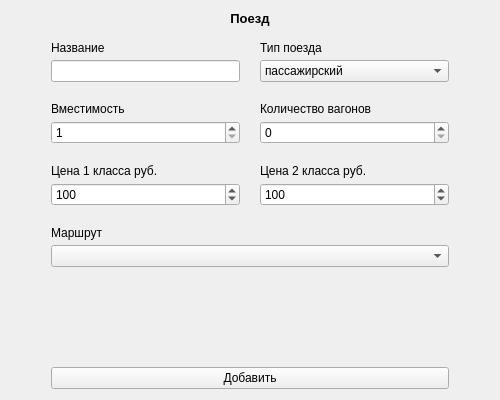
<?xml version="1.0" encoding="UTF-8"?>
<ui version="4.0">
 <class>AddTrainModal</class>
 <widget class="QWidget" name="AddTrainModal">
  <property name="geometry">
   <rect>
    <x>0</x>
    <y>0</y>
    <width>500</width>
    <height>400</height>
   </rect>
  </property>
  <property name="minimumSize">
   <size>
    <width>500</width>
    <height>400</height>
   </size>
  </property>
  <property name="maximumSize">
   <size>
    <width>500</width>
    <height>400</height>
   </size>
  </property>
  <property name="windowTitle">
   <string>Form</string>
  </property>
  <layout class="QVBoxLayout" name="verticalLayout">
   <property name="spacing">
    <number>15</number>
   </property>
   <item>
    <widget class="QLabel" name="label">
     <property name="styleSheet">
      <string notr="true">font-weight: 600; font-size: 10pt; color: black;</string>
     </property>
     <property name="text">
      <string>Поезд</string>
     </property>
     <property name="alignment">
      <set>Qt::AlignCenter</set>
     </property>
    </widget>
   </item>
   <item>
    <layout class="QHBoxLayout" name="horizontalLayout" stretch="0,2,0">
     <item>
      <spacer name="horizontalSpacer">
       <property name="orientation">
        <enum>Qt::Horizontal</enum>
       </property>
       <property name="sizeHint" stdset="0">
        <size>
         <width>40</width>
         <height>20</height>
        </size>
       </property>
      </spacer>
     </item>
     <item>
      <layout class="QVBoxLayout" name="formLayout">
       <property name="spacing">
        <number>20</number>
       </property>
       <item>
        <layout class="QGridLayout" name="gridLayout" columnstretch="1,1">
         <property name="sizeConstraint">
          <enum>QLayout::SetMinimumSize</enum>
         </property>
         <item row="3" column="1">
          <layout class="QVBoxLayout" name="inputGroup_11">
           <property name="spacing">
            <number>5</number>
           </property>
           <item>
            <widget class="QLabel" name="secondClassLabel">
             <property name="text">
              <string>Цена 2 класса руб.</string>
             </property>
            </widget>
           </item>
           <item>
            <widget class="QSpinBox" name="secondClassInput">
             <property name="minimum">
              <number>1</number>
             </property>
             <property name="maximum">
              <number>20000</number>
             </property>
             <property name="singleStep">
              <number>100</number>
             </property>
             <property name="value">
              <number>100</number>
             </property>
            </widget>
           </item>
          </layout>
         </item>
         <item row="2" column="1">
          <layout class="QVBoxLayout" name="inputGroup_9">
           <property name="spacing">
            <number>5</number>
           </property>
           <item>
            <widget class="QLabel" name="railcarAmountLabel">
             <property name="text">
              <string>Количество вагонов</string>
             </property>
            </widget>
           </item>
           <item>
            <widget class="QSpinBox" name="railcarAmountInput"/>
           </item>
          </layout>
         </item>
         <item row="2" column="0">
          <layout class="QVBoxLayout" name="inputGroup_8">
           <property name="spacing">
            <number>5</number>
           </property>
           <item>
            <widget class="QLabel" name="railcarCapLabel">
             <property name="text">
              <string>Вместимость</string>
             </property>
            </widget>
           </item>
           <item>
            <widget class="QSpinBox" name="railcarCapInput">
             <property name="minimum">
              <number>1</number>
             </property>
             <property name="maximum">
              <number>200</number>
             </property>
            </widget>
           </item>
          </layout>
         </item>
         <item row="0" column="0">
          <layout class="QVBoxLayout" name="inputGroup_6">
           <property name="spacing">
            <number>5</number>
           </property>
           <item>
            <widget class="QLabel" name="nameLabel">
             <property name="text">
              <string>Название</string>
             </property>
            </widget>
           </item>
           <item>
            <widget class="QLineEdit" name="nameInput">
             <property name="echoMode">
              <enum>QLineEdit::Normal</enum>
             </property>
            </widget>
           </item>
          </layout>
         </item>
         <item row="3" column="0">
          <layout class="QVBoxLayout" name="inputGroup_10">
           <property name="spacing">
            <number>5</number>
           </property>
           <item>
            <widget class="QLabel" name="firstClassLabel">
             <property name="text">
              <string>Цена 1 класса руб.</string>
             </property>
            </widget>
           </item>
           <item>
            <widget class="QSpinBox" name="firstClassInput">
             <property name="minimum">
              <number>1</number>
             </property>
             <property name="maximum">
              <number>20000</number>
             </property>
             <property name="singleStep">
              <number>100</number>
             </property>
             <property name="value">
              <number>100</number>
             </property>
            </widget>
           </item>
          </layout>
         </item>
         <item row="0" column="1">
          <layout class="QVBoxLayout" name="inputGroup_7">
           <property name="spacing">
            <number>5</number>
           </property>
           <item>
            <widget class="QLabel" name="trainTypeLabel">
             <property name="text">
              <string>Тип поезда</string>
             </property>
            </widget>
           </item>
           <item>
            <widget class="QComboBox" name="trainTypeComboBox">
             <item>
              <property name="text">
               <string>пассажирский</string>
              </property>
             </item>
             <item>
              <property name="text">
               <string>скорый-пассажирский</string>
              </property>
             </item>
             <item>
              <property name="text">
               <string>скоростной-пассажирский</string>
              </property>
             </item>
            </widget>
           </item>
          </layout>
         </item>
         <item row="4" column="0" colspan="2">
          <layout class="QVBoxLayout" name="inputGroup_12">
           <property name="spacing">
            <number>5</number>
           </property>
           <item>
            <widget class="QLabel" name="routeLabel">
             <property name="text">
              <string>Маршрут</string>
             </property>
            </widget>
           </item>
           <item>
            <widget class="QComboBox" name="routeComboBox"/>
           </item>
          </layout>
         </item>
        </layout>
       </item>
       <item>
        <spacer name="verticalSpacer_2">
         <property name="orientation">
          <enum>Qt::Vertical</enum>
         </property>
         <property name="sizeHint" stdset="0">
          <size>
           <width>20</width>
           <height>40</height>
          </size>
         </property>
        </spacer>
       </item>
       <item>
        <widget class="QPushButton" name="addButton">
         <property name="cursor">
          <cursorShape>PointingHandCursor</cursorShape>
         </property>
         <property name="text">
          <string>Добавить</string>
         </property>
        </widget>
       </item>
      </layout>
     </item>
     <item>
      <spacer name="horizontalSpacer_2">
       <property name="orientation">
        <enum>Qt::Horizontal</enum>
       </property>
       <property name="sizeHint" stdset="0">
        <size>
         <width>40</width>
         <height>20</height>
        </size>
       </property>
      </spacer>
     </item>
    </layout>
   </item>
  </layout>
 </widget>
 <resources/>
 <connections/>
</ui>
